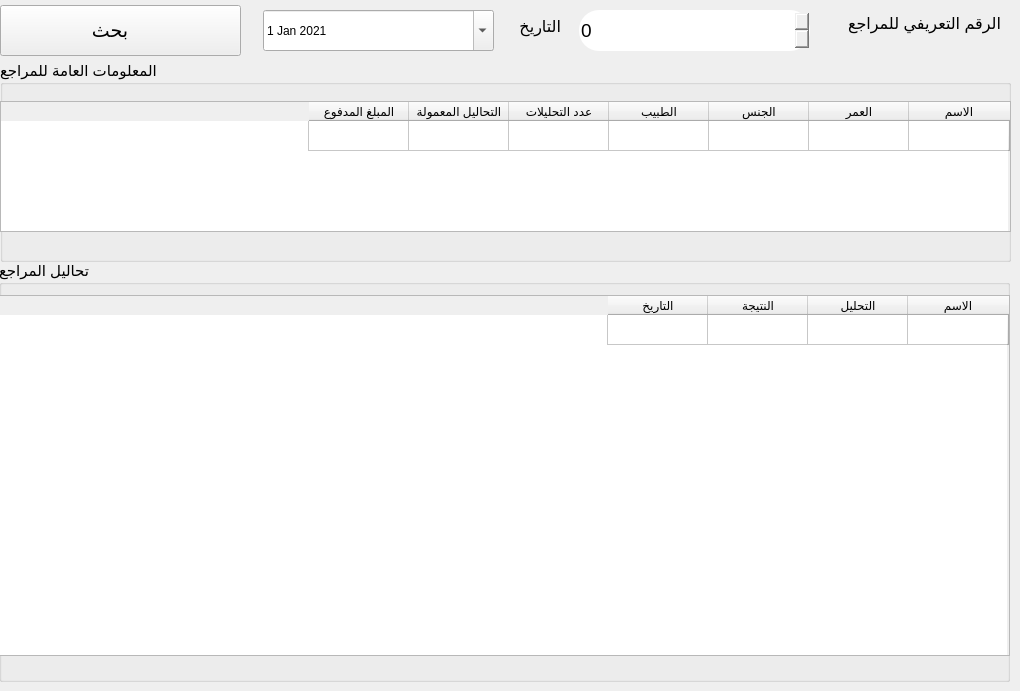
      <widget class="QWidget" name="tab_18">
       <attribute name="title">
        <string>معلومات المراجع</string>
       </attribute>
       <widget class="QLabel" name="label_53">
        <property name="geometry">
         <rect>
          <x>800</x>
          <y>-2</y>
          <width>201</width>
          <height>51</height>
         </rect>
        </property>
        <property name="font">
         <font>
          <family>Segoe UI</family>
          <pointsize>12</pointsize>
          <weight>50</weight>
          <bold>false</bold>
         </font>
        </property>
        <property name="text">
         <string>الرقم التعريفي للمراجع</string>
        </property>
       </widget>
       <widget class="QPushButton" name="pushButton_29">
        <property name="geometry">
         <rect>
          <x>0</x>
          <y>5</y>
          <width>241</width>
          <height>51</height>
         </rect>
        </property>
        <property name="font">
         <font>
          <family>Segoe UI</family>
          <pointsize>14</pointsize>
         </font>
        </property>
        <property name="cursor">
         <cursorShape>PointingHandCursor</cursorShape>
        </property>
        <property name="layoutDirection">
         <enum>Qt::LeftToRight</enum>
        </property>
        <property name="text">
         <string>بحث    </string>
        </property>
        <property name="icon">
         <iconset resource="icons.qrc">
          <normaloff>:/icons8-search-512.png</normaloff>:/icons8-search-512.png</iconset>
        </property>
        <property name="iconSize">
         <size>
          <width>31</width>
          <height>31</height>
         </size>
        </property>
       </widget>
       <widget class="QGroupBox" name="groupBox_10">
        <property name="geometry">
         <rect>
          <x>0</x>
          <y>61</y>
          <width>1011</width>
          <height>201</height>
         </rect>
        </property>
        <property name="font">
         <font>
          <family>Segoe UI</family>
          <pointsize>11</pointsize>
         </font>
        </property>
        <property name="title">
         <string>المعلومات العامة للمراجع</string>
        </property>
        <widget class="QTableWidget" name="tableWidget_4">
         <property name="geometry">
          <rect>
           <x>0</x>
           <y>40</y>
           <width>1011</width>
           <height>131</height>
          </rect>
         </property>
         <property name="font">
          <font>
           <pointsize>9</pointsize>
          </font>
         </property>
         <property name="layoutDirection">
          <enum>Qt::RightToLeft</enum>
         </property>
         <row>
          <property name="text">
           <string/>
          </property>
         </row>
         <column>
          <property name="text">
           <string>الاسم</string>
          </property>
         </column>
         <column>
          <property name="text">
           <string>العمر</string>
          </property>
         </column>
         <column>
          <property name="text">
           <string>الجنس</string>
          </property>
         </column>
         <column>
          <property name="text">
           <string>الطبيب</string>
          </property>
         </column>
         <column>
          <property name="text">
           <string>عدد التحليلات</string>
          </property>
         </column>
         <column>
          <property name="text">
           <string>التحاليل المعمولة</string>
          </property>
         </column>
         <column>
          <property name="text">
           <string>المبلغ المدفوع</string>
          </property>
         </column>
        </widget>
       </widget>
       <widget class="QSpinBox" name="spinBox_2">
        <property name="geometry">
         <rect>
          <x>579</x>
          <y>10</y>
          <width>231</width>
          <height>41</height>
         </rect>
        </property>
        <property name="font">
         <font>
          <family>Segoe UI</family>
          <pointsize>14</pointsize>
         </font>
        </property>
        <property name="styleSheet">
         <string notr="true">border-radius:20px;</string>
        </property>
        <property name="maximum">
         <number>1000000000</number>
        </property>
       </widget>
       <widget class="QGroupBox" name="groupBox_11">
        <property name="geometry">
         <rect>
          <x>-1</x>
          <y>261</y>
          <width>1011</width>
          <height>421</height>
         </rect>
        </property>
        <property name="font">
         <font>
          <family>Segoe UI</family>
          <pointsize>11</pointsize>
         </font>
        </property>
        <property name="title">
         <string>تحاليل المراجع</string>
        </property>
        <widget class="QTableWidget" name="tableWidget_9">
         <property name="geometry">
          <rect>
           <x>0</x>
           <y>34</y>
           <width>1011</width>
           <height>361</height>
          </rect>
         </property>
         <property name="font">
          <font>
           <pointsize>9</pointsize>
          </font>
         </property>
         <property name="layoutDirection">
          <enum>Qt::RightToLeft</enum>
         </property>
         <row>
          <property name="text">
           <string/>
          </property>
         </row>
         <column>
          <property name="text">
           <string>الاسم</string>
          </property>
         </column>
         <column>
          <property name="text">
           <string>التحليل</string>
          </property>
         </column>
         <column>
          <property name="text">
           <string>النتيجة</string>
          </property>
         </column>
         <column>
          <property name="text">
           <string>التاريخ</string>
          </property>
         </column>
        </widget>
       </widget>
       <widget class="QLabel" name="label_63">
        <property name="geometry">
         <rect>
          <x>500</x>
          <y>1</y>
          <width>61</width>
          <height>51</height>
         </rect>
        </property>
        <property name="font">
         <font>
          <family>Segoe UI</family>
          <pointsize>12</pointsize>
          <weight>50</weight>
          <bold>false</bold>
         </font>
        </property>
        <property name="text">
         <string>التاريخ</string>
        </property>
       </widget>
       <widget class="QDateEdit" name="dateEdit_3">
        <property name="geometry">
         <rect>
          <x>263</x>
          <y>10</y>
          <width>231</width>
          <height>41</height>
         </rect>
        </property>
        <property name="styleSheet">
         <string notr="true"/>
        </property>
        <property name="dateTime">
         <datetime>
          <hour>0</hour>
          <minute>0</minute>
          <second>0</second>
          <year>2021</year>
          <month>1</month>
          <day>1</day>
         </datetime>
        </property>
        <property name="calendarPopup">
         <bool>true</bool>
        </property>
       </widget>
      </widget>
